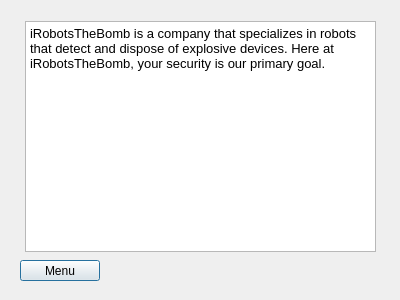
<?xml version="1.0" encoding="UTF-8"?>
<ui version="4.0">
 <class>product</class>
 <widget class="QDialog" name="product">
  <property name="geometry">
   <rect>
    <x>0</x>
    <y>0</y>
    <width>400</width>
    <height>300</height>
   </rect>
  </property>
  <property name="windowTitle">
   <string>Dialog</string>
  </property>
  <widget class="QPushButton" name="backButton">
   <property name="geometry">
    <rect>
     <x>20</x>
     <y>260</y>
     <width>80</width>
     <height>21</height>
    </rect>
   </property>
   <property name="text">
    <string>Menu</string>
   </property>
  </widget>
  <widget class="QTextBrowser" name="textBrowser">
   <property name="geometry">
    <rect>
     <x>25</x>
     <y>21</y>
     <width>351</width>
     <height>231</height>
    </rect>
   </property>
   <property name="html">
    <string>&lt;!DOCTYPE HTML PUBLIC &quot;-//W3C//DTD HTML 4.0//EN&quot; &quot;http://www.w3.org/TR/REC-html40/strict.dtd&quot;&gt;
&lt;html&gt;&lt;head&gt;&lt;meta name=&quot;qrichtext&quot; content=&quot;1&quot; /&gt;&lt;style type=&quot;text/css&quot;&gt;
p, li { white-space: pre-wrap; }
&lt;/style&gt;&lt;/head&gt;&lt;body style=&quot; font-family:'MS Shell Dlg 2'; font-size:8.25pt; font-weight:400; font-style:normal;&quot;&gt;
&lt;p style=&quot; margin-top:0px; margin-bottom:0px; margin-left:0px; margin-right:0px; -qt-block-indent:0; text-indent:0px;&quot;&gt;&lt;span style=&quot; font-size:10pt;&quot;&gt;iRobotsTheBomb is a company that specializes in robots that detect and dispose of explosive devices. Here at iRobotsTheBomb, your security is our primary goal. &lt;/span&gt;&lt;/p&gt;&lt;/body&gt;&lt;/html&gt;</string>
   </property>
  </widget>
 </widget>
 <resources/>
 <connections/>
</ui>
